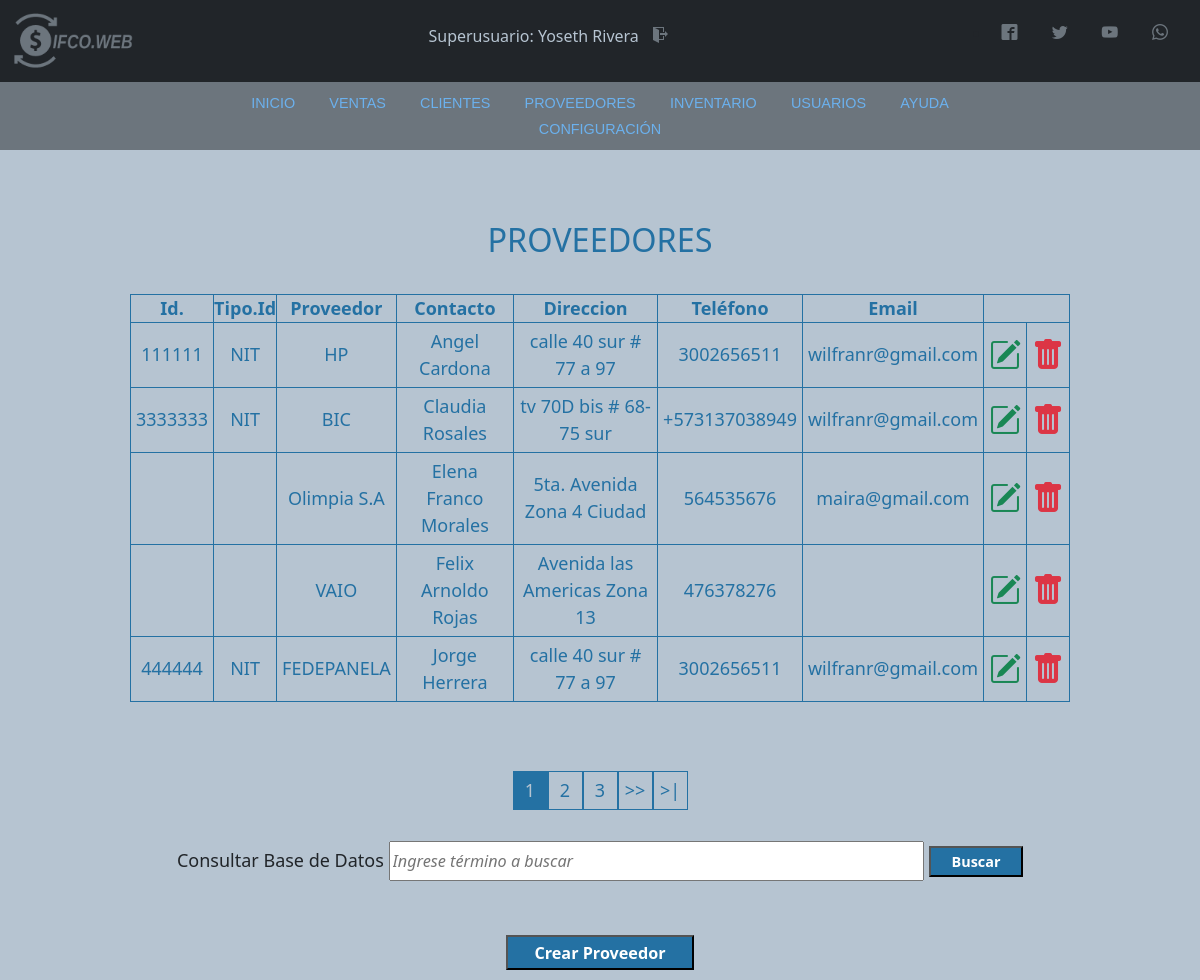
Screenshot of /Vista/html/search_proveedor.php (signed in) with the database file from the repository.
### tables this page shows
CREATE TABLE `usuario` (
  `codUsuario` int(11) NOT NULL,
  `id` varchar(20) DEFAULT NULL,
  `tipoId` varchar(11) DEFAULT NULL,
  `nombre` varchar(50) DEFAULT NULL,
  `direccion` text NOT NULL,
  `telefono` varchar(20) NOT NULL,
  `correo` varchar(100) DEFAULT NULL,
  `usuario` varchar(15) DEFAULT NULL,
  `clave` varchar(100) DEFAULT NULL,
  `rol` varchar(20) DEFAULT NULL
);

CREATE TABLE `proveedor` (
  `codproveedor` int(11) NOT NULL,
  `id` varchar(20) DEFAULT NULL,
  `tipoIdProveedor` varchar(3) DEFAULT NULL,
  `proveedor` varchar(100) DEFAULT NULL,
  `contacto` varchar(100) DEFAULT NULL,
  `telefono` varchar(20) DEFAULT NULL,
  `direccion` text DEFAULT NULL,
  `correo` varchar(100) NOT NULL
);

### Vista/html/search_proveedor.php (the view, shortened to what this page needs)
<?php
    include '../../includes/conexion.php';
    include '../../includes/header.php';
    include '../../includes/nav.php';
    include '../../includes/script.php';
?>
<!DOCTYPE html>
<html lang="es">
<head>
</head>
<body>
    <?php
    $search= strtolower($_REQUEST['search']);
    ?>
    <div class="container-tabla-usuarios">
    <h1>PROVEEDORES</h1><br>
    <table class="tabla-usuarios">
        <th>Id.</th>
        <th>Tipo.Id</th>
        <th>Proveedor</th>
        <th>Contacto</th>
        <th>Direccion</th>
        <th>Teléfono</th>
        <th>Email</th>
        <?php
        $por_pagina = 5;
        if (empty($_GET['pagina'])){
            $pagina=1;
        }else{
            $pagina=$_GET['pagina'];
        }
        $sql_register = mysqli_query($conexion, "SELECT COUNT(*) as total_registro FROM proveedor WHERE codproveedor LIKE '%$search%' OR proveedor LIKE '%$search%' OR contacto LIKE '%$search%' OR direccion LIKE '%$search%' OR telefono LIKE '%$search%' OR correo LIKE '%$search%' ");
        $result_register = mysqli_fetch_array($sql_register);
        $total_registro=$result_register['total_registro'];
            $desde = ($pagina-1) * $por_pagina;
            $total_paginas=ceil($total_registro/$por_pagina);
            $sentence="SELECT id, tipoIdProveedor, proveedor, contacto, direccion, telefono, correo FROM proveedor WHERE id LIKE '%$search%' OR tipoIdProveedor LIKE '%$search' OR proveedor LIKE '%$search%' OR contacto LIKE '%$search%' OR direccion LIKE '%$search%' OR telefono LIKE '%$search%' OR correo LIKE '%$search%' ORDER BY contacto LIMIT $desde, $por_pagina";
            $result = $conexion->query($sentence) or die ("Error al consultar: " .mysqli_error($conexion));
            while($rows = $result->fetch_array())
            {
        ?>
                <tr>
                    <td><?php echo $rows['id']?></td>
                    <td><?php echo $rows['tipoIdProveedor']?></td>
                    <td><?php echo $rows['proveedor']?></td>
                    <td><?php echo $rows['contacto']?></td>
                    <td><?php echo $rows['direccion']?></td>
                    <td><?php echo $rows['telefono']?></td>
                    <td><?php echo $rows['correo']?></td>
                    <td><a href="modify_proveedor.php?usr=<?php echo $rows['codproveedor'] ?>"><i class="bi bi-pencil-square" style="font-size: 2rem; color: #198754;"></a></td>
                    <td><a href="#" onclick="DeleteProvider()"><i class="bi bi-trash-fill" style="font-size: 2rem; color: #dc3545;"></i></a></td>
                </tr>
        <?php
            }
    ?>
    </table><br><br>
    <div class="paginador">
            <ul>
            <?php
                for ($i=1; $i <= $total_paginas; $i++){
                    if($i == $pagina){
                        echo '<li class="pageSelected" >'.$i.'</li>';
                    }else{
                        echo '<li><a href="?pagina='.$i.'&search='.$search.'">'.$i.'</a></li>';
                    }
                }
                if($pagina != $total_paginas){
            ?>
                <li><a href="?pagina=<?php echo $pagina+1;?>&search=<?php echo $search;?>">>></a></li>
                <li><a href="?pagina=<?php echo $total_paginas?>&search=<?php echo $search;?>">>|</a></li>
            <?php } ?>
            </ul>
            </div>
    <form action="search_proveedor.php" method="GET">
    <label id="buscar" for="buscar">Consultar Base de Datos </label>
    <input type="text" class="control-buscar" name="search" id="busqueda" placeholder="Ingrese término a buscar" value="<?php echo $search; ?>">
    <input class="btn-buscar" type="submit" value="Buscar"><br><br><br>
    </form>
    <a href="new_proveedor.php"><input class="btn-crear" type="button" value="Crear Proveedor"></a>
</div>
</body>
</html>

### includes/header.php (shortened to what this page needs)
<?php
include 'conexion.php';
$id = $_SESSION['id'];
$sentence = "SELECT nombre, rol, codUsuario FROM usuario WHERE id = '" . $id . "' ";
$result = $conexion->query($sentence);
$row = $result->fetch_assoc();
?>
<!DOCTYPE html>
<html lang="es">
<head>
    <link rel="stylesheet" href="../css/estilos.css">
    <link rel="stylesheet" href="../../font.css">
</head>
<body>
    <nav class="navbar navbar-dark bg-dark">
        <div class="container-fluid">
            <a class="navbar-brand" href="panel_principal.php"><img src="../img/LOGO_gris.png" alt="logo" width="130px"></a>
            <h4 id="user">
                <?php
                echo utf8_decode($row['rol']);
                echo ": ";
                echo utf8_decode($row['nombre']);
                ?>
                <a href="../../Controlador/exit.php" class="icon-salir icon-exit"></a>
            </h4>
            <div class="redes">
                <ul>
                    <li>
                        <a href="https://es-es.facebook.com/" class="icon icon-facebook2" target="blank"></a>
                        <a href="https://twitter.com/" class="icon icon-twitter" target="blank"></a>
                        <a href="https://www.youtube.com/" class="icon icon-youtube" target="blank"></a>
                        <a href="https://www.whatsapp.com" class="icon icon-whatsapp" target="blank"></a>
                    </li>
                </ul>
            </div>
        </div>
    </nav>
</body>
</html>

### Vista/css/estilos.css (style rules this page uses)
* { margin: 0; padding: 0; }
body { background-color: #b6c4d1 !important; font-family: Zona Pro, Sans-Serif; }
#user { color: #b6c4d1; font-size: medium; }
.icon { color: #6c757d; text-decoration: none; padding: 10px; margin-right: 10px; }
.icon-salir { color: #6c757d; text-decoration: none; padding: 10px; margin-right: 10px; }
.container-tabla-usuarios { display: block; padding: 10px; margin-left: 10%; margin-top: 5%; width: 80%; text-align: center; font-size: large; }
.container-tabla-usuarios h1 { color: #2471A3; font-size: 1.8em; }
.tabla-usuarios { width: 100%; height: 100%; color: #2471A3; border: solid #2471A3 1px; }
.tabla-usuarios tr th { border: solid #2471A3 1px; }
.tabla-usuarios td { border: solid #2471A3 1px; height: 20px; padding: 5px; }
.btn-buscar { width: 10%; height: 2.2em; background-color: #2471A3; color: white; font-size: 0.8em; cursor: pointer; font-weight: bold; }
.control-buscar { font-size: 0.9em; width: 57%; font-style: italic; padding: 6px 2px; }
.btn-crear { width: 20%; height: 2.2em; background-color: #2471A3; color: white; font-size: 0.9em; cursor: pointer; font-weight: bold; }
.paginador ul { padding: 15px; list-style: none; display: flex; justify-content: center; }
.paginador a, .pageSelected { color: #2471A3; border: solid #2471A3 1px; padding: 5px; display: inline-block; text-align: center; width: 35px; text-decoration: none; }
.pageSelected { background-color: #2471A3; color: #b6c4d1; }

### rows the page displays
usuario: rol "Superusuario", nombre "Yoseth Rivera"
proveedor: id "111111", tipoIdProveedor "NIT", proveedor "HP", contacto "Angel Cardona", direccion "calle 40 sur # 77 a 97", telefono "3002656511", correo "wilfranr@gmail.com"
proveedor: id "3333333", tipoIdProveedor "NIT", proveedor "BIC", contacto "Claudia Rosales", direccion "tv 70D bis # 68-75 sur", telefono "+573137038949", correo "wilfranr@gmail.com"
proveedor: proveedor "Olimpia S.A", contacto "Elena Franco Morales", direccion "5ta. Avenida Zona 4 Ciudad", telefono "564535676", correo "maira@gmail.com"
proveedor: proveedor "VAIO", contacto "Felix Arnoldo Rojas", direccion "Avenida las Americas Zona 13", telefono "476378276"
proveedor: id "444444", tipoIdProveedor "NIT", proveedor "FEDEPANELA", contacto "Jorge Herrera", direccion "calle 40 sur # 77 a 97", telefono "3002656511", correo "wilfranr@gmail.com"
